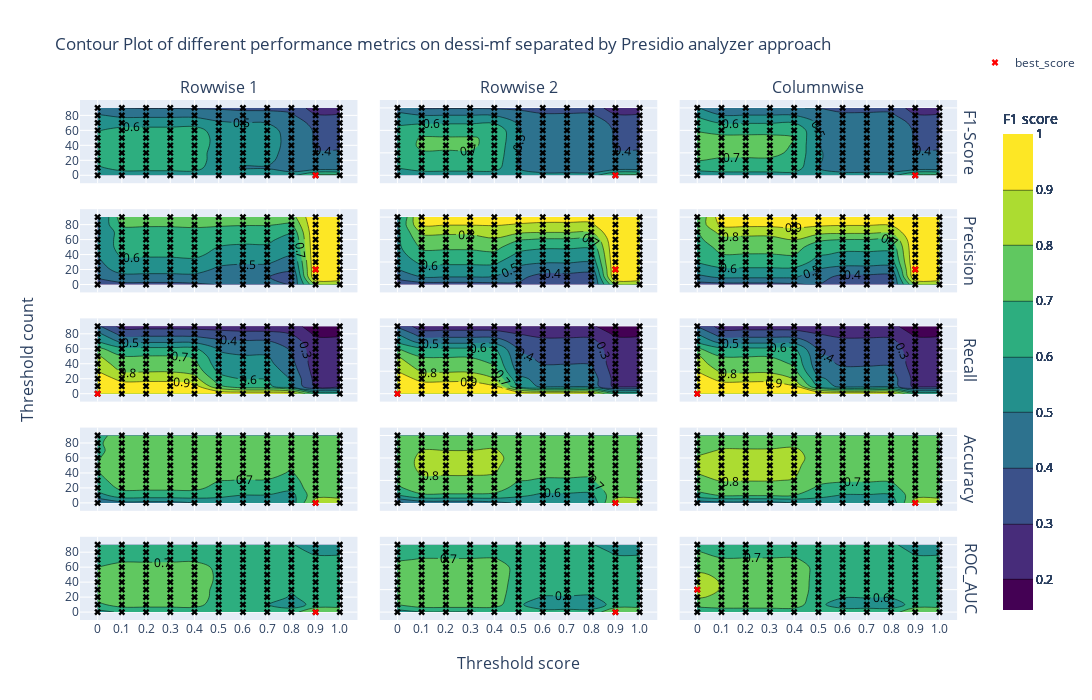

The notebook cell saved with this chart:
### Code cell
df = pd.concat([df_rowwise1.loc[df_rowwise1["dataset"] == "all"], df_rowwise2.loc[df_rowwise2["dataset"] == "all"], 
                df_columnwise.loc[df_columnwise["dataset"] == "all"]]).reset_index(drop=True)

z_values = []
for s in ["f1", "precision", "recall", "accuracy", "roc_auc"]:
    z_values.append(max(df[f'{s}']))
    z_values.append(min(df[f'{s}']))

zmin = min(z_values)
zmax = max(z_values)

fig = make_subplots(
    rows=5, cols=3, row_titles=("F1-Score", "Precision", "Recall", "Accuracy", "ROC_AUC"), column_titles=("Rowwise 1", "Rowwise 2", "Columnwise"),
    shared_xaxes=True, shared_yaxes=True, vertical_spacing=0.05, horizontal_spacing=0.025, x_title="Threshold score", y_title="Threshold count",
    specs=[[{"type": "contour"}, {"type": "contour"}, {"type": "contour"}],
           [{"type": "contour"}, {"type": "contour"}, {"type": "contour"}],
           [{"type": "contour"}, {"type": "contour"}, {"type": "contour"}],
           [{"type": "contour"}, {"type": "contour"}, {"type": "contour"}],
           [{"type": "contour"}, {"type": "contour"}, {"type": "contour"}]]
)

for e, i in enumerate([110, 220, 330]):
    for ee, s in enumerate(["f1", "precision", "recall", "accuracy", "roc_auc"]):
        start_idx = e * 110
        end_idx = start_idx + 110
        df_subset = df.iloc[start_idx:end_idx]
        Z = np.array(df_subset.pivot(index='threshold_count', columns='threshold_score', values=f'{s}'))
        threshold_scores = sorted(df_subset['threshold_score'].unique())
        threshold_counts = sorted(df_subset['threshold_count'].unique())

        fig.add_trace(go.Contour(z=Z, x=threshold_scores, y=threshold_counts, colorscale="Viridis", zmin=zmin, zmax=zmax,
             colorbar=dict(title="F1 score"), contours=dict(showlabels=True)), row=ee+1, col=e+1)

        hover_text = [f"x: {x}, y: {y}, z: {z}" for x, y, z in zip(df_subset['threshold_score'],df_subset['threshold_count'],df_subset[f'{s}'])]

        fig.add_trace(go.Scatter(
            x=df_subset['threshold_score'], y=df_subset['threshold_count'], mode='markers', marker=dict(color='black', symbol='x'),
            text=hover_text, hoverinfo="text", showlegend=False), row=ee+1, col=e+1)

        df_subset[f'{s}']
        max_micro_f1_index = df_subset[f'{s}'].idxmax()  
        max_micro_f1_row = df.loc[max_micro_f1_index]
        max_threshold_score = max_micro_f1_row['threshold_score']
        max_threshold_count = max_micro_f1_row['threshold_count']
        max_micro_f1_score = max_micro_f1_row[f'{s}']
        
        hover_text = [f"x: {x}, y: {y}, z: {z}" for x, y, z in zip([max_threshold_score],[max_threshold_count],[max_micro_f1_score])]
        fig.add_trace(go.Scatter(x=[max_threshold_score], y=[max_threshold_count], marker=dict(color='red', symbol='x'), showlegend=True if e == 0 and ee == 0 else False,
                        mode="markers", text=hover_text, hoverinfo="text", name="best_score", legendgroup="best"), row=ee+1, col=e+1)

fig.update_layout(
    title="Contour Plot of different performance metrics on dessi-mf separated by Presidio analyzer approach",
    legend=dict(x=1,y=1.1),
    height=700,
    width=1200
)

fig.show()
